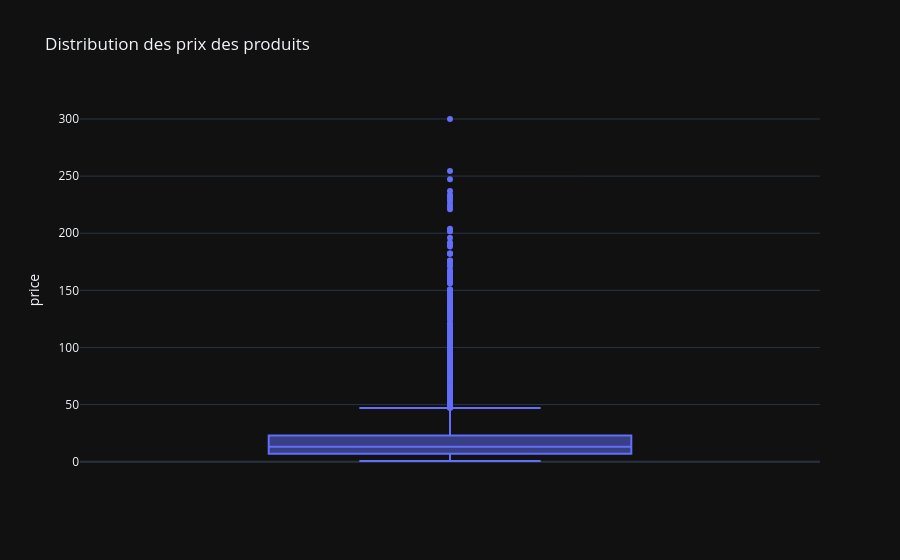

Notebook source saved alongside this figure:
### Markdown cell above
<div style="
  font-family: Segoe UI, Arial;
  font-size: 15.8px;
  color: #eaeaea;
  background: #1e1e1e;
  padding: 14px 18px;
  border-radius: 12px;
  border: 1px solid #3a3a3a;
  width: min(820px, 95%);
  margin: 14px auto;
  box-shadow: 0 0 15px #00000055;
  line-height: 1.55;
">
  🏷️ <b>Lecture de la répartition des catégories (<span style="color:#ffcc00;">categ</span>)</b><br><br>

  • <b>Catégorie 0</b> : <span style="color:#ffcc00; font-weight:700;">70.24%</span>
    <span style="color:#9aa0a6;">(2308 produits) produits</span> → catégorie majoritaire.<br>

  • <b>Catégorie 1</b> : <span style="color:#ffcc00; font-weight:700;">22.49%</span>
    <span style="color:#9aa0a6;">(739 produits) produits</span> → proportion intermédiaire.<br>

  • <b>Catégorie 2</b> : <span style="color:#ffcc00; font-weight:700;">7.27%</span>
    <span style="color:#9aa0a6;">(239 produits) produits</span> → minoritaire.<br><br>

  ✅ <b>Interprétation :</b> la variable <b>categ</b> est <b>déséquilibrée</b> (catégorie 0 dominante).<br>
  👉 Pour les analyses suivantes, il faudra garder en tête que la catégorie 2 contient peu d’observations
  (résultats potentiellement plus sensibles / moins stables).
</div>

### Code cell
# Graphique Analyse des prix
fig = px.box(products, y="price", title="Distribution des prix des produits")
fig.update_layout(template="plotly_dark")
fig.show()

### Figure 1 — Plotly figure (JSON) as saved in the notebook; plotly's stock layout.template omitted (floating-point values rounded to 4 significant figures; data arrays with more than 128 entries replaced by an {"elided": "..."} marker saying what was removed)
{"data": [{"alignmentgroup": "True", "hovertemplate": "price=%{y}<extra></extra>", "legendgroup": "", "marker": {"color": "#636efa"}, "name": "", "notched": false, "offsetgroup": "", "orientation": "v", "showlegend": false, "type": "box", "x0": " ", "xaxis": "x", "y": {"elided": "3286 float values"}, "y0": " ", "yaxis": "y"}], "layout": {"boxmode": "group", "legend": {"tracegroupgap": 0}, "title": {"text": "Distribution des prix des produits"}, "xaxis": {"anchor": "y", "domain": [0, 1]}, "yaxis": {"anchor": "x", "domain": [0, 1], "title": {"text": "price"}}}}
